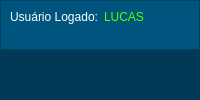
                        <widget class="QFrame" name="frame_19">
                         <property name="maximumSize">
                          <size>
                           <width>250</width>
                           <height>16777215</height>
                          </size>
                         </property>
                         <property name="styleSheet">
                          <string notr="true">background-color: rgb(0, 85, 127);</string>
                         </property>
                         <property name="frameShape">
                          <enum>QFrame::NoFrame</enum>
                         </property>
                         <property name="frameShadow">
                          <enum>QFrame::Raised</enum>
                         </property>
                         <layout class="QVBoxLayout" name="verticalLayout_10">
                          <property name="spacing">
                           <number>0</number>
                          </property>
                          <property name="leftMargin">
                           <number>0</number>
                          </property>
                          <property name="topMargin">
                           <number>0</number>
                          </property>
                          <property name="rightMargin">
                           <number>0</number>
                          </property>
                          <property name="bottomMargin">
                           <number>0</number>
                          </property>
                          <item>
                           <widget class="QFrame" name="frame_21">
                            <property name="maximumSize">
                             <size>
                              <width>16777215</width>
                              <height>150</height>
                             </size>
                            </property>
                            <property name="frameShape">
                             <enum>QFrame::StyledPanel</enum>
                            </property>
                            <property name="frameShadow">
                             <enum>QFrame::Raised</enum>
                            </property>
                            <layout class="QFormLayout" name="formLayout">
                             <item row="0" column="0">
                              <widget class="QLabel" name="label_10">
                               <property name="styleSheet">
                                <string notr="true">color: rgb(255, 255, 255);
font: 87 10pt &quot;Segoe UI Black&quot;;</string>
                               </property>
                               <property name="text">
                                <string>Usuário Logado:</string>
                               </property>
                              </widget>
                             </item>
                             <item row="0" column="1">
                              <widget class="QLabel" name="Lb_User_Logado">
                               <property name="styleSheet">
                                <string notr="true">color: rgb(85, 255, 0);
font: 87 10pt &quot;Segoe UI Black&quot;;</string>
                               </property>
                               <property name="text">
                                <string>LUCAS</string>
                               </property>
                              </widget>
                             </item>
                            </layout>
                           </widget>
                          </item>
                          <item>
                           <widget class="QFrame" name="frame_22">
                            <property name="styleSheet">
                             <string notr="true">background-color: rgb(0, 58, 86);</string>
                            </property>
                            <property name="frameShape">
                             <enum>QFrame::NoFrame</enum>
                            </property>
                            <property name="frameShadow">
                             <enum>QFrame::Raised</enum>
                            </property>
                           </widget>
                          </item>
                         </layout>
                        </widget>
